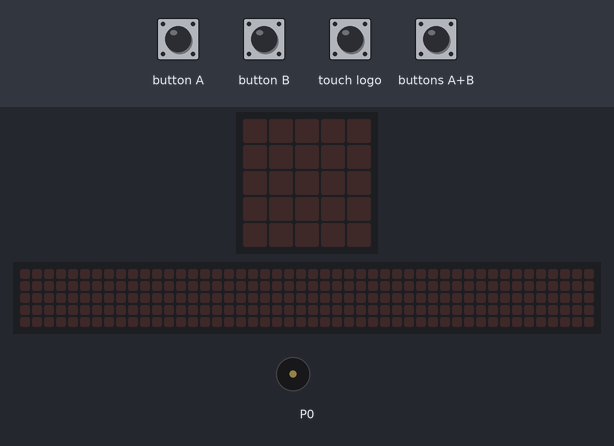
Recording of a program running on a simulated BBC micro:bit (MakeCode). Shown: the board's 5×5 LED display, a strip that is not on the board, showing the scrolling text unrolled, buzzer (waves = sounding). The test bench sets the inputs (shaded band). A reset restarts the program; the 48×5 strip is a reading aid, not a part: it shows the text the display is scrolling, unrolled, one strip-width of it at a time.

Above: at 1.2 s.
1.3 s: buttons A+B pressed for 0.15 s
At 1.65 s:
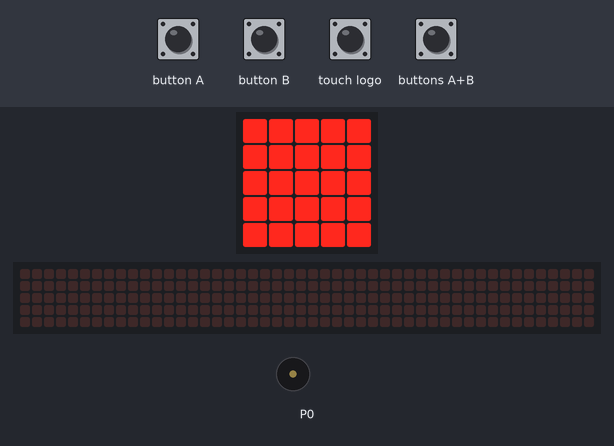
4.3 s: button B pressed for 0.15 s
At 5.8 s:
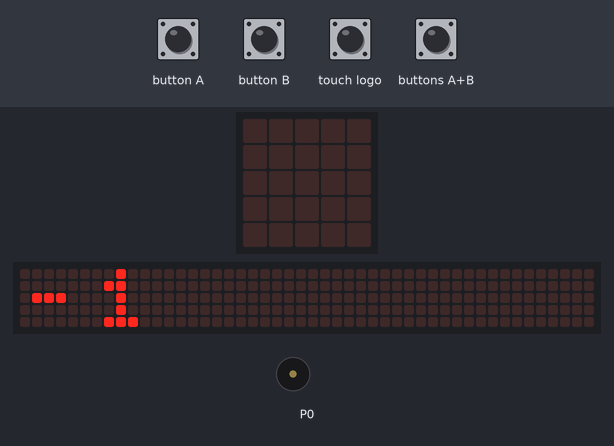
7.3 s: button A pressed for 0.15 s
At 8.4 s:
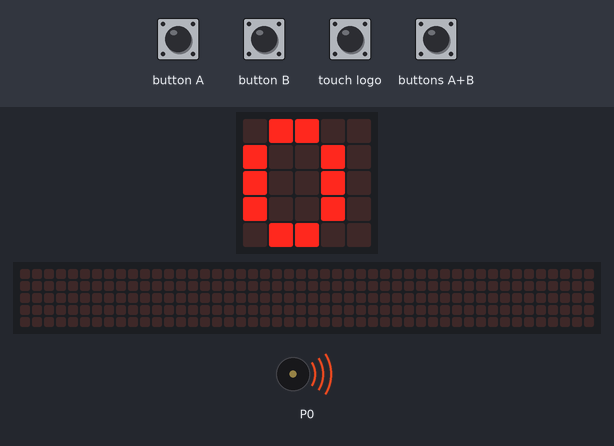
10.3 s: touch logo pressed for 0.15 s
11.9 s: buttons A+B pressed for 1 s
At 13.35 s:
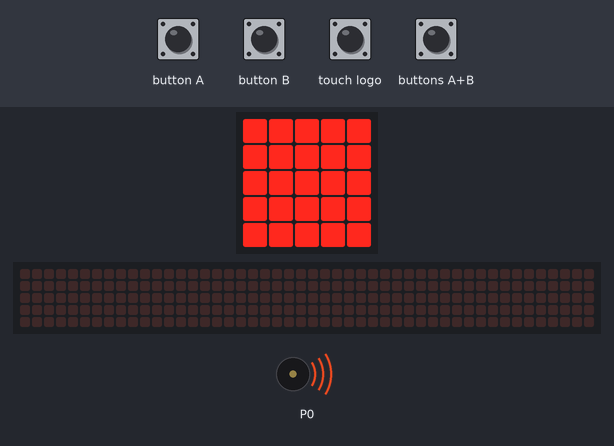
15.4 s: button A pressed for 0.15 s
At 16.45 s:
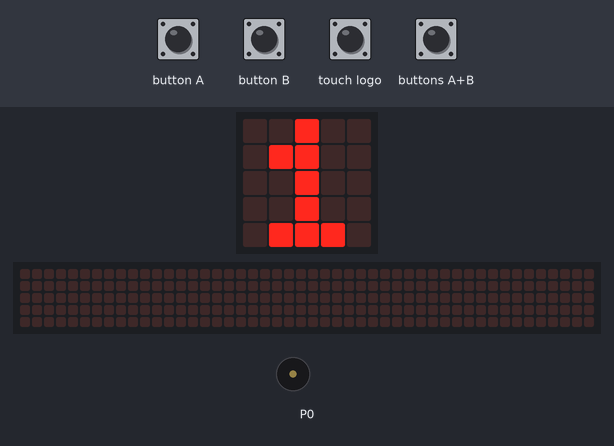
Timing chart, 0 to 19.4 s (numbered marks = the images above; inputs shaded):
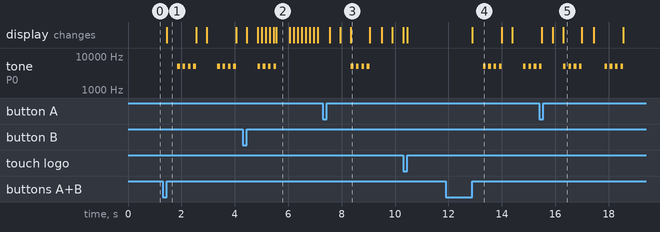

Measured:
- after the input at 1.3 s, tone on P0: goes 3 × (5000 Hz 0.10 s, silent 0.10 s), 5000 Hz 0.10 s, silent 0.80 s, 3 × (5000 Hz 0.10 s, silent 0.10 s), 5000 Hz 0.10 s, then silent, starting after 0.55 s; the display: changes after 0.15 s (image 1)
- after the input at 4.3 s, tone on P0: goes on until 5.6 s, then stays silent; the display: first differs from a run without the input after 0.55 s (image 2 shows a later state)
- after the input at 7.3 s, the display: first differs from a run without the input after 1.1 s (image 3)
- after the input at 11.9 s, tone on P0: plays 5000 Hz for 0.10 s, 5000 Hz for 0.10 s, 5000 Hz for 0.10 s, 5000 Hz for 0.10 s, 5000 Hz for 0.10 s, 5000 Hz for 0.10 s … (7 notes in this stretch), starting after 1.4 s; the display: changes after 1.0 s (image 4)
- after the input at 15.4 s, the display: first differs from a run without the input after 0.90 s (image 5)
- what the display in image 1 shows lasts 1.1 s, from 1.5 s to 2.6 s
- what the display in image 2 shows lasts 0.5 s, from 5.6 s to 6.1 s

The program:

main.ts
```typescript
input.onButtonPressed(Button.A, function () {
    basic.clearScreen()
    cislo += 1
    basic.showNumber(cislo - 1)
})
input.onButtonPressed(Button.AB, function () {
    while (cislo > 1) {
        basic.pause(1000)
        cislo += -1
        basic.showNumber(cislo - 1)
    }
    for (let index = 0; index < 4; index++) {
        basic.clearScreen()
        basic.showLeds(`
            # # # # #
            # # # # #
            # # # # #
            # # # # #
            # # # # #
            `)
        music.playSoundEffect(music.createSoundEffect(WaveShape.Sine, 5000, 5000, 255, 255, 100, SoundExpressionEffect.None, InterpolationCurve.Linear), SoundExpressionPlayMode.UntilDone)
        basic.pause(100)
        music.playSoundEffect(music.createSoundEffect(WaveShape.Sine, 5000, 5000, 255, 255, 100, SoundExpressionEffect.None, InterpolationCurve.Linear), SoundExpressionPlayMode.UntilDone)
        basic.pause(100)
        music.playSoundEffect(music.createSoundEffect(WaveShape.Sine, 5000, 5000, 255, 255, 100, SoundExpressionEffect.None, InterpolationCurve.Linear), SoundExpressionPlayMode.UntilDone)
        basic.pause(100)
        music.playSoundEffect(music.createSoundEffect(WaveShape.Sine, 5000, 5000, 255, 255, 100, SoundExpressionEffect.None, InterpolationCurve.Linear), SoundExpressionPlayMode.UntilDone)
        basic.clearScreen()
        basic.showLeds(`
            . . . . .
            . . . . .
            . . . . .
            . . . . .
            . . . . .
            `)
    }
    cislo += -1
    while (cislo == 0) {
        basic.clearScreen()
        basic.showLeds(`
            # # # # #
            # # # # #
            # # # # #
            # # # # #
            # # # # #
            `)
        basic.clearScreen()
        basic.showLeds(`
            . . . . .
            . . . . .
            . . . . .
            . . . . .
            . . . . .
            `)
    }
})
input.onButtonPressed(Button.B, function () {
    basic.clearScreen()
    cislo += -1
    basic.showNumber(cislo - 1)
})
input.onLogoEvent(TouchButtonEvent.Pressed, function () {
    control.reset()
})
let cislo = 0
cislo = 1
```

test.ts
```typescript
// Tady jsou testy. Při použití tohoto balíčku jako rozšíření nebude zkompilováno.
```
